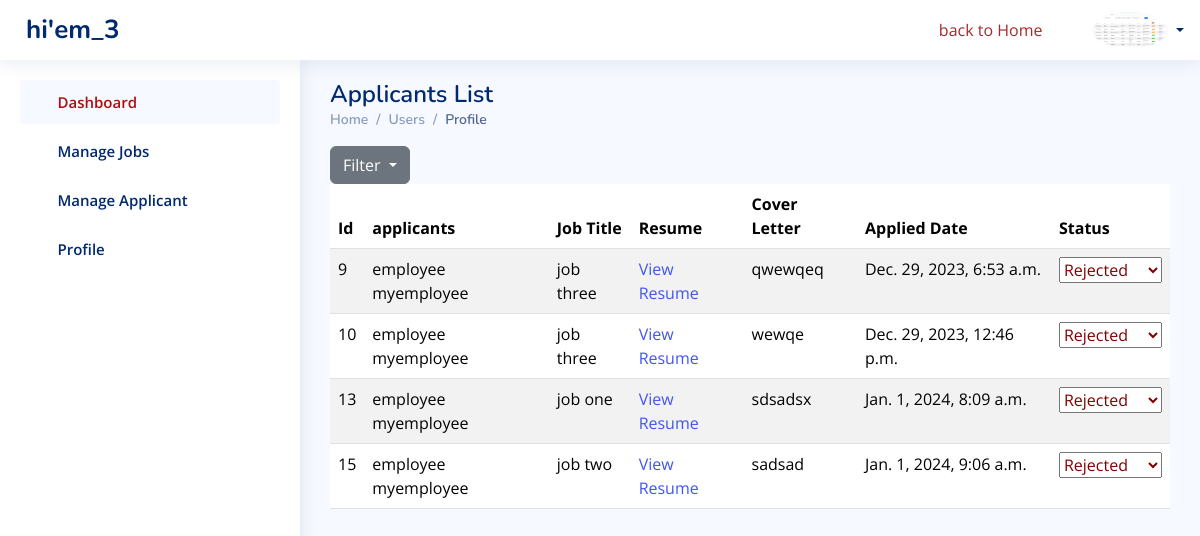
Screenshot of /users/all_applicants (signed in) with the database file from the repository.
### users/models.py (models this page shows, shortened)
class User(AbstractUser):
    is_custom_admin= models.BooleanField(default=False)
    is_employer = models.BooleanField(default=False)
    is_employee = models.BooleanField(default=False)

class Employee(models.Model):
    user = models.OneToOneField(User, on_delete=models.CASCADE, primary_key=True)
    first_name=models.CharField(max_length=20)
    last_name=models.CharField(max_length=20)
    username=models.CharField(max_length=20)
    password1=models.CharField(max_length=20)
    password2=models.CharField(max_length=20)
    USERNAME_FIELD = 'username'

### jobs/models.py (models this page shows, shortened)
class ProfilePic(models.Model):
    user = models.OneToOneField(get_user_model(), null=True, on_delete=models.CASCADE)
    profile_pic = models.ImageField(upload_to='images/profile/', blank=True, null=True)

class Applicant(models.Model):
    user = models.ForeignKey(Employee, on_delete=models.CASCADE)
    job = models.ForeignKey(Job, on_delete=models.CASCADE)
    resume = models.FileField(upload_to='resumes/', blank=True, null=True)
    cover_letter = models.TextField(blank=True, null=True)
    applied_date = models.DateTimeField(auto_now_add=True)
    is_shortlisted = models.BooleanField(default=False)
    is_rejected = models.BooleanField(default=False)
    STATUS_CHOICES = [
        ('applied', 'Applied'),
       ('shortlisted', 'Shortlisted'),
       ('rejected', 'Rejected'),
    ]
    status = models.CharField(max_length=50, choices=STATUS_CHOICES, default='applied')

class Job(models.Model):
    JOB_TYPE_CHOICES = [
        ('freelance', 'Freelance'),
        ('permanent', 'Permanent'),
        ('contract', 'Contract'),
        ('remote', 'Remote'),
        ('full_time', 'Full Time'),
        ('part_time', 'Part Time'),
    ]
    LOCATION_CHOICES = [
        ('city1', 'City 1'),
        ('city2', 'City 2'),
        ('city3', 'City 3'),
    ]
    company = models.ForeignKey(EmployerProfile, on_delete=models.CASCADE)
    company_logo = models.ImageField(upload_to='images/profile/', blank=True, null=True)
    title = models.CharField(max_length=100)
    catagory = models.ForeignKey(Categories, related_name='jobs', on_delete=models.CASCADE)
    description = models.TextField()
    location = models.CharField(max_length=100, choices=LOCATION_CHOICES, blank=True, null=True)
    salary = models.DecimalField(max_digits=10, decimal_places=2, blank=True, null=True)
    posted_date = models.DateTimeField(auto_now_add=True)
    application_deadline = models.DateField(blank=True, null=True)
    requirements = models.TextField(blank=True, null=True)
    responsibilities = models.TextField(blank=True, null=True)
    education_requirements = models.CharField(max_length=100, blank=True, null=True)
    job_type = models.CharField(max_length=20, choices=JOB_TYPE_CHOICES, blank=True, null=True)
    is_featured = models.BooleanField(default=False)
    experience = models.CharField(max_length=100, blank=True, null=True)

### jobs/views.py (the view)
# urls.py: path('users/all_applicants', views.all_applicants, name='all_applicants'),
def all_applicants(request):
    applicants = Applicant.objects.all()
    return render(request, 'users/all_applicants.html', {'applicants': applicants})

### users/templates/users/all_applicants.html (shortened to what this page needs)
{% extends "users/base.html"%}
{% load static%}
{% block content %}
<main id="main" class="main">
    <div class="pagetitle">
        <h1>Applicants List</h1>
      <nav>
        <ol class="breadcrumb">
          <li class="breadcrumb-item"><a href="index.html">Home</a></li>
          <li class="breadcrumb-item">Users</li>
          <li class="breadcrumb-item active">Profile</li>
        </ol>
      </nav>
    </div>
    <div class="dropdown">
        <button class="btn btn-secondary dropdown-toggle" type="button" data-bs-toggle="dropdown" aria-expanded="false">
          Filter
        </button>
      </div>
<table class="table table-striped">
    <thead>
        <tr>
            <th>Id</th>
            <th>applicants </th>
            <th>Job Title</th>
            <th>Resume</th>
            <th>Cover Letter</th>
            <th>Applied Date</th>
            <th>Status</th>
        </tr>
    </thead>
    <tbody>
        {% for applicant in applicants %}
        <tr>
            <td> {{applicant.id}}</td>
            <td>{{ applicant.user.first_name }} {{ applicant.user.last_name }}</td>
            <td>{{ applicant.job.title }}</td>
            <td><a href="{{ applicant.resume.url }}" target="_blank">View Resume</a></td>
            <td>{{ applicant.cover_letter }}</td>
            <td>{{ applicant.applied_date }}</td>
            <td>
<select name="status" id="statusSelect_{{ applicant.id }}">
    <option value="rejected" {% if applicant.status == 'rejected' %}selected{% endif %} style="color: rgb(128, 0, 0);">Rejected</option>
</select>
          </td>
        </tr>
        {% empty %}
        <tr>
            <td colspan="6">No applicants found.</td>
        </tr>
        {% endfor %}
    </tbody>
</table>
</main>
{% endblock%}

### users/templates/users/base.html (shortened to what this page needs)
<!DOCTYPE html>
<html lang="en">
<head>
  {% load static %}
  {% load static %}
  {% load static %}
  <link rel="stylesheet" href="https://cdnjs.cloudflare.com/ajax/libs/font-awesome/5.15.3/css/all.min.css" />
  <link href="{% static 'users/assets/vendor/bootstrap/css/bootstrap.min.css' %}" rel="stylesheet">
  <link href="{% static 'users/assets/vendor/bootstrap-icons/bootstrap-icons.css'%}" rel="stylesheet">
  <link href="{% static 'users/assets/vendor/boxicons/css/boxicons.min.css'%}" rel="stylesheet">
  <link href="{% static 'users/assets/vendor/quill/quill.snow.css'%}" rel="stylesheet">
  <link href="{% static 'users/assets/vendor/quill/quill.bubble.css'%}" rel="stylesheet">
  <link href="{% static 'users/assets/vendor/remixicon/remixicon.css'%}" rel="stylesheet">
  <link href="{% static 'users/assets/vendor/simple-datatables/style.css'%}" rel="stylesheet">
  <link href="{% static 'users/assets/css/style.css'%}" rel="stylesheet">
</head>
<body>
  <header id="header" class="header fixed-top d-flex align-items-center">
    <div class="d-flex align-items-center justify-content-between">
      <a href="index.html" class="logo d-flex align-items-center">
        <span class="d-none d-lg-block">hi'{{user.username}}</span>
      </a>
      <i class="bi bi-list toggle-sidebar-btn"></i>
    </div>
    <nav class="header-nav ms-auto">
      <ul class="d-flex align-items-center">
        <a href="{%url 'home'%}" style="padding-right: 50px; color: brown;"> <i class="bi bi-back" style="padding-right: 5px;"></i>back to Home </a>
        <li class="nav-item dropdown pe-3">
          <a class="nav-link nav-profile d-flex align-items-center pe-0" href="#" data-bs-toggle="dropdown">
            {% if user.profilepic.profile_pic %}
            <img src="{{ user.profilepic.profile_pic.url }}" alt="{{ profile.user.username }} Profile" class="rounded-circle">
            {% else %}
                <p>No profile picture available</p>
            {% endif %}
            <span class="d-none d-md-block dropdown-toggle ps-2">{{user.usernam}}</span>
          </a>
        </li>
      </ul>
    </nav>
  </header>
  <aside id="sidebar" class="sidebar">
    <ul class="sidebar-nav" id="sidebar-nav">
      {%if user.is_employer%}
      <li class="nav-item">
        <a class="nav-link " href="{%url 'employer'%}">
          <i class="bi bi-grid"></i>
          <span style="color: rgb(175, 13, 13);">Dashboard</span>
        </a>
      </li>
      {%endif%}
      {% if user.is_employer %}
      <li class="nav-item">
        <a class="nav-link collapsed" data-bs-target="#forms-nav" data-bs-toggle="collapse" href="#">
          <i class="bi bi-journal-text"></i><span>Manage Jobs</span><i class="bi bi-chevron-down ms-auto"></i>
        </a>
      </li>
      {%endif%}
      {% if user.is_employer %}
      <li class="nav-item">
        <a class="nav-link collapsed" data-bs-target="#charts-nav" data-bs-toggle="collapse" href="#">
          <i class="bi bi-bar-chart"></i><span>Manage Applicant</span><i class="bi bi-chevron-down ms-auto"></i>
        </a>
      </li>
      {%endif%}
      {% if user.is_employer %}
      <li class="nav-item">
        <a class="nav-link collapsed" data-bs-target="#tables-nav" data-bs-toggle="collapse" href="#">
          <i class="bi bi-layout-text-window-reverse"></i><span>Profile</span><i class="bi bi-chevron-down ms-auto"></i>
        </a>
      </li>
      {%endif%}
  </aside>
{%block content%}
{%endblock%}
</body>
</html>

### jobs/static/users/assets/css/style.css (style rules this page uses)
:root { scroll-behavior: smooth; }
body { font-family: "Open Sans", sans-serif; background: #f6f9ff; color: #444444; }
a { color: #4154f1; text-decoration: none; }
h1, h2, h3, h4, h5, h6 { font-family: "Nunito", sans-serif; }
#main { margin-top: 60px; padding: 20px 30px; transition: all 0.3s; }
.pagetitle { margin-bottom: 10px; }
.pagetitle h1 { font-size: 24px; margin-bottom: 0; font-weight: 600; color: #012970; }
.breadcrumb { font-size: 14px; font-family: "Nunito", sans-serif; color: #899bbd; font-weight: 600; }
.breadcrumb a { color: #899bbd; transition: 0.3s; }
.breadcrumb .breadcrumb-item::before { color: #899bbd; }
.breadcrumb .active { color: #51678f; font-weight: 600; }
.logo { line-height: 1; }
@media (min-width: 1200px) { .logo { width: 280px; } }
.logo span { font-size: 26px; font-weight: 700; color: #012970; font-family: "Nunito", sans-serif; }
.header { transition: all 0.5s; z-index: 997; height: 60px; box-shadow: 0px 2px 20px rgba(1, 41, 112, 0.1); background-color: #fff; padding-left: 20px; }
.header .toggle-sidebar-btn { font-size: 32px; padding-left: 10px; cursor: pointer; color: #012970; }
.header-nav ul { list-style: none; }
.header-nav>ul { margin: 0; padding: 0; }
.header-nav .nav-profile { color: #012970; }
.header-nav .nav-profile img { max-height: 36px; }
.header-nav .nav-profile span { font-size: 14px; font-weight: 600; }
.sidebar { position: fixed; top: 60px; left: 0; bottom: 0; width: 300px; z-index: 996; transition: all 0.3s; padding: 20px; overflow-y: auto; scrollbar-width: thin; scrollbar-color: #aab7cf transparent; box-shadow: 0px 0px 20px rgba(1, 41, 112, 0.1); background-color: #fff; }
@media (min-width: 1200px) { #main, #footer { margin-left: 300px; } }
.sidebar-nav { padding: 0; margin: 0; list-style: none; }
.sidebar-nav li { padding: 0; margin: 0; list-style: none; }
.sidebar-nav .nav-item { margin-bottom: 5px; }
.sidebar-nav .nav-link { display: flex; align-items: center; font-size: 15px; font-weight: 600; color: #4154f1; transition: 0.3; background: #f6f9ff; padding: 10px 15px; border-radius: 4px; }
.sidebar-nav .nav-link i { font-size: 16px; margin-right: 10px; color: #4154f1; }
.sidebar-nav .nav-link.collapsed { color: #012970; background: #fff; }
.sidebar-nav .nav-link.collapsed i { color: #899bbd; }
.sidebar-nav .nav-link .bi-chevron-down { margin-right: 0; transition: transform 0.2s ease-in-out; }

### rows the page displays
User: username "em_3", profilepic.profile_pic (picture)
Applicant: id "9", user.first_name "employee", user.last_name "myemployee", job "job three", cover_letter "qwewqeq", applied_date "Dec. 29, 2023, 6:53 a.m.", status "Rejected"
Applicant: id "10", user.first_name "employee", user.last_name "myemployee", job "job three", cover_letter "wewqe", applied_date "Dec. 29, 2023, 12:46 p.m.", status "Rejected"
Applicant: id "13", user.first_name "employee", user.last_name "myemployee", job "job one", cover_letter "sdsadsx", applied_date "Jan. 1, 2024, 8:09 a.m.", status "Rejected"
Applicant: id "15", user.first_name "employee", user.last_name "myemployee", job "job two", cover_letter "sadsad", applied_date "Jan. 1, 2024, 9:06 a.m.", status "Rejected"
